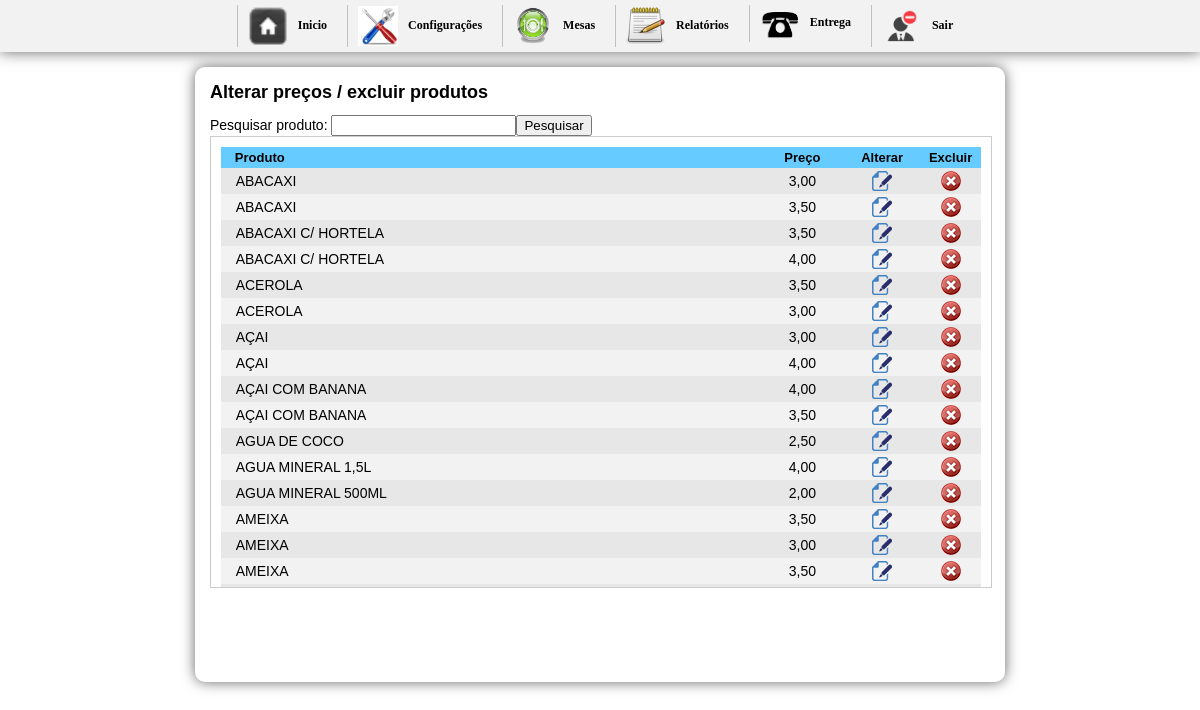
Page /inicio.php?btn=alterapreco (signed in) on the committed database.
### tables this page shows
CREATE TABLE `tbl_produtos` (
  `cod` int(11) NOT NULL AUTO_INCREMENT,
  `nome` varchar(150) NOT NULL,
  `img` varchar(36) NOT NULL,
  `preco` varchar(10) NOT NULL,
  `id_categoria` int(30) NOT NULL,
  `destino` int(1) NOT NULL,
  PRIMARY KEY (`cod`)
);

### alterapreco.php (the view, shortened to what this page needs)
<h1>Alterar preços / excluir produtos</h1>
<div layer="bosta">
      <form action="?btn=alterapreco&pesquizar=pesquizar" method="post" enctype="multipart/form-data">
Pesquisar produto: <input name="pesquizar" type="text" /><input name="" type="submit" value="Pesquisar" />
</form>
    </div>
<div id="boxcadProdutos">
  <div id="altera">
<table width="100%" border="0" cellpadding="3" cellspacing="0">
  <tr>
    <td width="71%" bgcolor="#66CCFF"><strong>&nbsp;&nbsp;&nbsp;Produto</strong></td>
    <td width="11%" align="center" bgcolor="#66CCFF"><strong>Preço</strong></td>
    <td width="10%" align="center" bgcolor="#66CCFF"><strong>Alterar</strong></td>
    <td width="8%" align="center" bgcolor="#66CCFF"><strong>Excluir</strong></td>
  </tr>
  	<?php
	$pesquizar = $_POST['pesquizar'];
	$sql_select = mysql_query("SELECT * FROM tbl_produtos WHERE nome like'$pesquizar%' ORDER BY nome ASC");
	while($ver = mysql_fetch_array($sql_select)){
		$background = (++$i%2) ? '#e7e7e7' : '#F2F2F2';
	?>
  <tr>
    <td style="font-size:14px;" bgcolor="<?php echo $background ?>">&nbsp;&nbsp;&nbsp;<?php echo $ver['nome'] ?></td>
    <td align="center" style="font-size:14px;" bgcolor="<?php echo $background ?>"><?php echo str_replace(".",",",$ver['preco']); ?></td>
    <td align="center" style="font-size:14px;" bgcolor="<?php echo $background ?>">
         <a href="updatePreco.php?cod=<?php echo $ver['cod']?>"
         onclick="NovaJanela(this.href,'nomeJanela','400','260','yes');return false">
         <img src="imagens/file_edit.png" width="20" height="20" border="0" />
         </a>
 </td>
    <td align="center" style="font-size:14px;" bgcolor="<?php echo $background ?>">
    <a href="javascript:confirmardel('?cod=<?php echo $ver['cod']?>')"><img src="imagens/excluir.png" width="20" height="20" border="0" /></a>
    </td>
  </tr>
  <?php } ?>
</table>
</div>
</div>

### css/css.css (style rules this page uses)
body { margin-left: 0px;margin-top: 0px;margin-right: 0px;margin-bottom: 0px; background-color:#FFF; font-family:Verdana, Geneva, sans-serif; font-size:14px; }
h1 { font-size:18px; margin-top:0; }
#boxcadProdutos { width:780px; height:450px; margin:0 auto; border:1px solid #ccc; background:#FFF; overflow:auto; }
#altera { padding:10px; height:100px;font-size:13px; }

### rows in the picture
tbl_produtos: nome "ABACAXI", preco "3,00"
tbl_produtos: nome "ABACAXI", preco "3,50"
tbl_produtos: nome "ABACAXI C/ HORTELA", preco "3,50"
tbl_produtos: nome "ABACAXI C/ HORTELA", preco "4,00"
tbl_produtos: nome "ACEROLA", preco "3,50"
tbl_produtos: nome "ACEROLA", preco "3,00"
tbl_produtos: nome "AÇAI", preco "3,00"
tbl_produtos: nome "AÇAI", preco "4,00"
tbl_produtos: nome "AÇAI COM BANANA", preco "4,00"
tbl_produtos: nome "AÇAI COM BANANA", preco "3,50"
tbl_produtos: nome "AGUA DE COCO", preco "2,50"
tbl_produtos: nome "AGUA MINERAL 1,5L", preco "4,00"
tbl_produtos: nome "AGUA MINERAL 500ML", preco "2,00"
tbl_produtos: nome "AMEIXA", preco "3,50"
tbl_produtos: nome "AMEIXA", preco "3,00"
tbl_produtos: nome "AMEIXA", preco "3,50"
